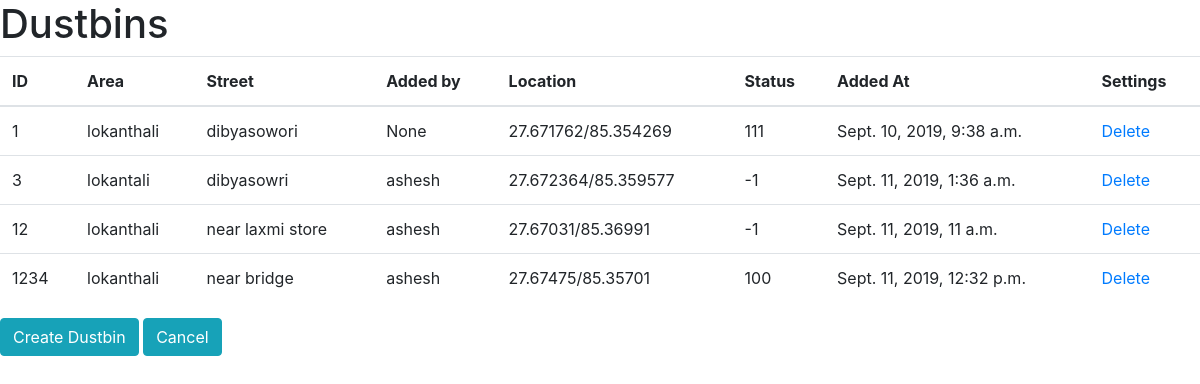
/bin_list/ (signed in), run on the app's committed database.
### bin/models.py (models this page shows, shortened)
class dustbin(models.Model):
    bin_no = models.IntegerField(primary_key=True)
    added_by = models.ForeignKey(User,on_delete=models.SET_NULL,null=True)
    bin_area = models.CharField( max_length=50)
    bin_street = models.CharField( max_length=50)
    bin_logitude = models.FloatField()
    bin_latitude = models.FloatField()
    bin_status = models.IntegerField(default=-1)
    added_at = models.DateTimeField(auto_now_add=True)

### bin/views.py (the view)
# urls.py: path('bin_list/',display_dustbins,name='display_bins'),
@login_required
def display_dustbins(request):
    bins=dustbin.objects.all()
    template_name = 'dustbin/dustbin_list.html'
    return render(request, template_name ,{'bins':bins})

### templates/dustbin/dustbin_list.html (shortened to what this page needs)
<!doctype html>
{% load static %}
<html lang="en">
  <head>
    <link rel="stylesheet" href="https://stackpath.bootstrapcdn.com/bootstrap/4.3.1/css/bootstrap.min.css">
  </head>
  <body>
    <h1> Dustbins</h1>
    <table class="table">
  <thead>
    <tr>
       <th scope="col">ID</th>
      <th scope="col">Area</th>
      <th scope="col">Street</th>
      <th scope="col">Added by</th>
      <th scope="col">Location</th>
      <th scope="col">Status </th>
      <th scope="col">Added At</th>
      <th scope='col'>Settings</th>
    </tr>
  </thead>
  <tbody>
      {% for i in bins %}
    <tr>
      <td>{{i.bin_no}}</td>
      <td>{{i.bin_area}}</td>
      <td>{{i.bin_street}}</td>
      <td> {{i.added_by}}</td>
      <td>{{i.bin_logitude}}/{{i.bin_latitude}}</td>
      <td>{{i.bin_status}}</td>
      <td>{{i.added_at}}</td>
      <td> <a href="{% url 'delete_bins' bin_id=i.bin_no %}">Delete</a></td>
    </tr>
        {% endfor %}
  </tbody>
</table>
    <div class="form-group">
      <a href="{% url 'create_dustbin'%}" class="btn btn-info">Create Dustbin</a>
      <a href="{% url 'profile'%}" class="btn btn-info">Cancel</a>
    </div>
  </body>
</html>

### data on the page
dustbin: bin_no "1", bin_area "lokanthali", bin_street "dibyasowori", added_by "None", bin_logitude "27.671762", bin_latitude "85.354269", bin_status "111", added_at "Sept. 10, 2019, 9:38 a.m."
dustbin: bin_no "3", bin_area "lokantali", bin_street "dibyasowri", added_by "ashesh", bin_logitude "27.672364", bin_latitude "85.359577", bin_status "-1", added_at "Sept. 11, 2019, 1:36 a.m."
dustbin: bin_no "12", bin_area "lokanthali", bin_street "near laxmi store", added_by "ashesh", bin_logitude "27.67031", bin_latitude "85.36991", bin_status "-1", added_at "Sept. 11, 2019, 11 a.m."
dustbin: bin_no "1234", bin_area "lokanthali", bin_street "near bridge", added_by "ashesh", bin_logitude "27.67475", bin_latitude "85.35701", bin_status "100", added_at "Sept. 11, 2019, 12:32 p.m."
